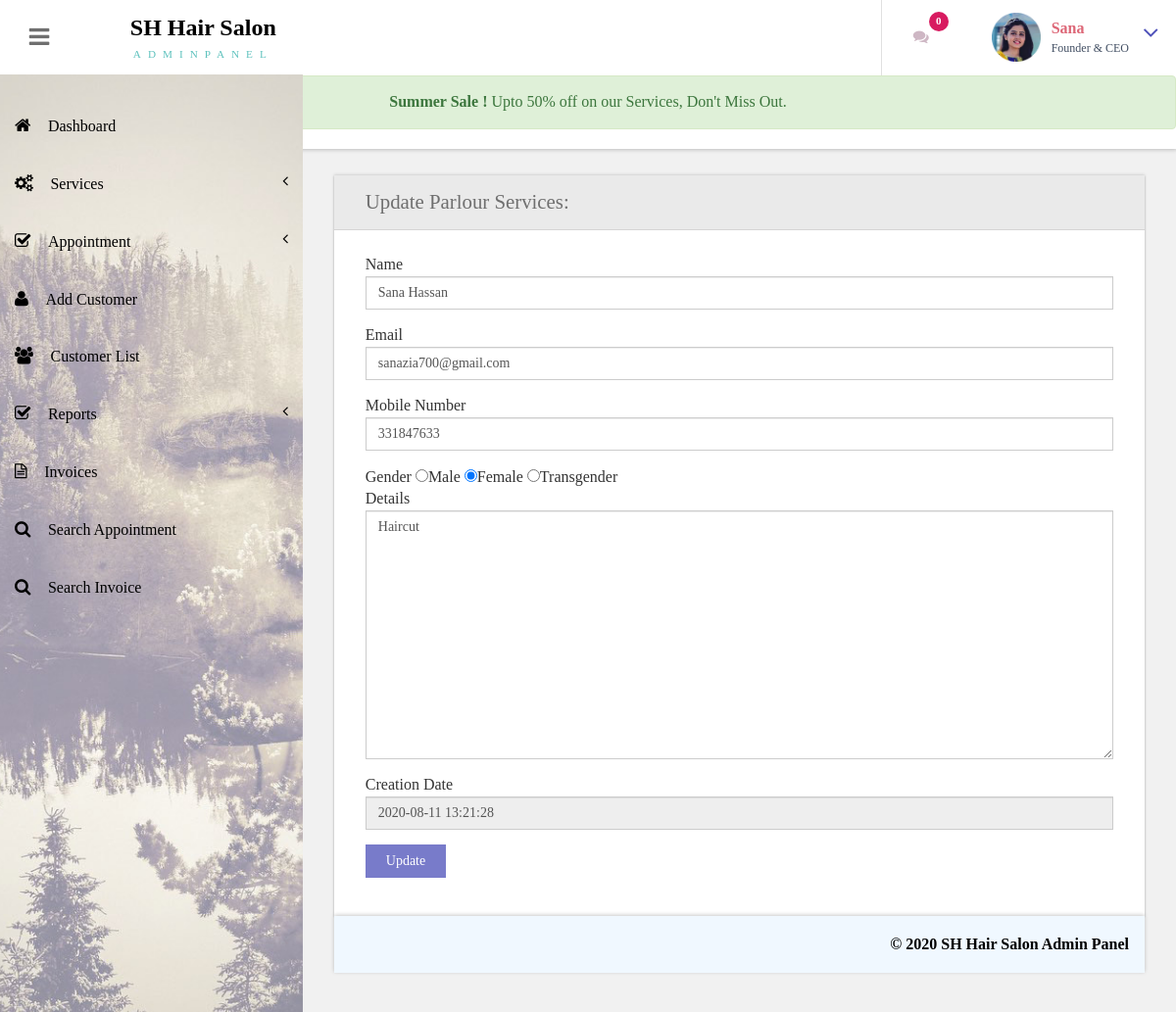
Screenshot of /hsms/admin/edit-customer-detailed.php?editid=6 (signed in) with the database file from the repository.
### tables this page shows
CREATE TABLE `tblcustomers` (
  `ID` int(10) NOT NULL,
  `Name` varchar(120) DEFAULT NULL,
  `Email` varchar(200) DEFAULT NULL,
  `MobileNumber` bigint(11) DEFAULT NULL,
  `Gender` enum('Female','Male','Transgender') DEFAULT NULL,
  `Details` mediumtext,
  `CreationDate` timestamp NULL DEFAULT CURRENT_TIMESTAMP,
  `UpdationDate` timestamp NULL DEFAULT NULL ON UPDATE CURRENT_TIMESTAMP
);

### hsms/admin/edit-customer-detailed.php (the view, shortened to what this page needs)
<?php
include('includes/dbconnection.php');
if (strlen($_SESSION['bpmsaid']==0)) {
  header('location:logout.php');
  } else{
  ?>
<!DOCTYPE HTML>
<html>
<head>
<link href="css/bootstrap.css" rel='stylesheet' type='text/css' />
<link href="css/style.css" rel='stylesheet' type='text/css' />
<link href="css/font-awesome.css" rel="stylesheet">
<link href="css/animate.css" rel="stylesheet" type="text/css" media="all">
<link href="css/custom.css" rel="stylesheet">
</head>
<body class="cbp-spmenu-push">
	<div class="main-content">
		 <?php include_once('includes/sidebar.php');?>
	 <?php include_once('includes/header.php');?>
		<div id="page-wrapper">
			<div class="main-page">
				<div class="forms">
					<h3 class="title1">Update Services</h3>
					<div class="form-grids row widget-shadow" data-example-id="basic-forms">
						<div class="form-title">
							<h4>Update Parlour Services:</h4>
						</div>
						<div class="form-body">
							<form method="post">
  <?php
 $cid=$_GET['editid'];
$ret=mysqli_query($con,"select * from  tblcustomers where ID='$cid'");
while ($row=mysqli_fetch_array($ret)) {
?>
							 <div class="form-group"> <label for="exampleInputEmail1">Name</label> <input type="text" class="form-control" id="name" name="name"  value="<?php  echo $row['Name'];?>" required="true"> </div> <div class="form-group"> <label for="exampleInputPassword1">Email</label> <input type="text" id="email" name="email" class="form-control"  value="<?php  echo $row['Email'];?>" required="true"> </div>
							 <div class="form-group"> <label for="exampleInputPassword1">Mobile Number</label> <input type="text" id="mobilenum" name="mobilenum" class="form-control"  value="<?php  echo $row['MobileNumber'];?>" required="true"> </div>
							 <div class="form-group"> <label for="exampleInputPassword1">Gender</label> <?php if($row['Gender']=="Male")
{?><input type="radio" id="gender" name="gender" value="Male" checked="true">Male
                     <input type="radio" name="gender" value="Female">Female
                     <input type="radio" name="gender" value="Transgender">Transgender
                   <?php } ?>
<?php if($row['Gender']=="Female")
{?><input type="radio" id="gender" name="gender" value="Male" >Male
                     <input type="radio" name="gender" value="Female" checked="true">Female
                     <input type="radio" name="gender" value="Transgender">Transgender
                   <?php }
                    else {?>
 <input type="radio" id="gender" name="gender" value="Male" >Male
  <input type="radio" name="gender" value="Female" >Female
  <input type="radio" name="gender" value="Transgender" checked="true">Transgender
                   <?php }?>
                   <div class="form-group"> <label for="exampleInputEmail1">Details</label> <textarea type="text" class="form-control" id="details" name="details" placeholder="Details" required="true" rows="12" cols="4"><?php  echo $row['Details'];?></textarea> </div>
                   <div class="form-group"> <label for="exampleInputPassword1">Creation Date</label> <input type="text" id="" name="" class="form-control"  value="<?php  echo $row['CreationDate'];?>" readonly='true'> </div>
							 <?php } ?>
							  <button type="submit" name="submit" class="btn btn-default">Update</button> </form>
						</div>
					</div>
			</div>
		</div>
		 <?php include_once('includes/footer.php');?>
	</div>
</body>
</html>
<?php } ?>

### hsms/admin/includes/header.php (shortened to what this page needs)
<div class="sticky-header header-section ">
      <div class="header-left">
        <button id="showLeftPush"><i class="fa fa-bars"></i></button>
        <div class="logo">
          <a href="index.php">
            <h1>SH Hair Salon</h1>
            <span>ADMINPANEL</span>
          </a>
        </div>
      </div>
      <div class="header-right">
        <div class="profile_details_left">
          <ul class="nofitications-dropdown">
            <?php
$ret1=mysqli_query($con,"select ID,Name from  tblappointment where Status=''");
$num=mysqli_num_rows($ret1);
?>
            <li class="dropdown head-dpdn">
              <a href="#" class="dropdown-toggle" data-toggle="dropdown" aria-expanded="false"><i class="fa fa-comments"></i><span class="badge blue"><?php echo $num;?></span></a>
            </li>
          </ul>
          <div class="clearfix"> </div>
        </div>
        <div class="profile_details">
        <?php
$adid=$_SESSION['bpmsaid'];
$ret=mysqli_query($con,"select AdminName from tbladmin where ID='$adid'");
$row=mysqli_fetch_array($ret);
$name=$row['AdminName'];
?>
          <ul>
            <li class="dropdown profile_details_drop">
              <a href="#" class="dropdown-toggle" data-toggle="dropdown" aria-expanded="false">
                <div class="profile_img">
                  <span class="prfil-img"><img src="images/user1.png" alt="" width="50" height="50"> </span>
                  <div class="user-name">
                    <p style="font-weight: bold;"><?php echo $name; ?></p>
                    <span>Founder & CEO</span>
                  </div>
                  <i class="fa fa-angle-down lnr"></i>
                  <div class="clearfix"></div>
                </div>
              </a>
            </li>
          </ul>
        </div>
      </div>
      <div class="clearfix"> </div>
      <div class="alert alert-success" role="alert" align="center">
        <strong>Summer Sale !</strong> Upto 50% off on our Services, Don't Miss Out.
      </div>
    </div>

### hsms/admin/css/style.css (style rules this page uses)
h4, h5, h6, h1, h2, h3 { margin: 0; }
ul, ol { margin: 0; }
p { margin: 0; }
html, body { font-family: 'Dancing Script', cursive; font-size: 100%; overflow-x: hidden; background: #ffffff; }
body a { transition: 0.5s all ease; -webkit-transition: 0.5s all ease; -moz-transition: 0.5s all ease; -o-transition: 0.5s all ease; -ms-transition: 0.5s all ease; text-decoration:none; }
h1,h2,h3,h4,h5,h6 { margin:0; }
p { margin:0; }
ul,label { margin:0; padding:0; }
.main-content { position: relative; }
.sticky-header { position: fixed; top: 0; left:0px; width: 100%; z-index: 100; }
.header-section { background:#FFF; box-shadow: 1px 1px 4px rgba(0, 0, 0, 0.21); -webkit-box-shadow: 1px 1px 4px rgba(0, 0, 0, 0.21); -moz-box-shadow: 1px 1px 4px rgba(0, 0, 0, 0.21); -o-box-shadow: 1px 1px 4px rgba(0, 0, 0, 0.21); }
.header-section::after { clear: both; display: block; content: ''; }
.header-left { float: left; width: 45%; }
.header-right { float: right; }
button#showLeftPush { font-size: 1.5em; width: 80px; padding: 0.87em 0; text-align: center; cursor: pointer; float: left; color: #6F6F6F; -moz-transition: all 0.2s ease-out 0s; -webkit-transition: all 0.2s ease-out 0s; transition: all 0.2s ease-out 0s; border: none; background-color: #fff; outline:none; }
.cbp-spmenu-push { overflow-x: hidden; position: relative; }
.cbp-spmenu, .cbp-spmenu-push { -webkit-transition: all 0.3s ease; -moz-transition: all 0.3s ease; transition: all 0.3s ease; }
.cbp-spmenu-push div#page-wrapper { margin: 0 0 0 19.3em; transition:.5s all; -webkit-transition:.5s all; -moz-transition:.5s all; }
.fa { display: inline-block; font-family: FontAwesome; font-style: normal; font-weight: normal; line-height: 1; -webkit-font-smoothing: antialiased; -moz-osx-font-smoothing: grayscale; }
.logo { background: #ffffff; text-align: center; float: left; }
.logo a { padding: 0.9em 3.3em .7em; display: block; text-decoration: none; }
.logo a h1 { color: #000000; font-size: 1.5em; line-height: 1.2em; font-weight: 700; }
.logo a span { color: #5dc1bd; font-size: .7em; text-align: center; letter-spacing: 7px; }
.profile_details_left { float: left; }
li.dropdown.head-dpdn { display: inline-block; padding: 1.7em 0; border-left: 1px solid #E0E0E0; float: left; }
li.dropdown.head-dpdn a.dropdown-toggle { padding: 1.7em 2em; }
.header-right span.badge { font-size: 11px; font-weight: bold; color: #FFF; background: #8BC34A; line-height: 15px; width: 20px; height: 20px; border-radius: 2em; -webkit-border-radius: 2em; -moz-border-radius: 2em; -o-border-radius: 2em; text-align: center; display: inline-block; position: absolute; top: 16%; padding: 2px 0 0; }
.header-right span.blue { background-color:#D81B60; }
.profile_details { float: right; }
.profile_details_drop a.dropdown-toggle { display:block; padding: 0.8em 3em 0 2em; }
.profile_img span.prfil-img { float:left; }
.user-name { float:left; margin-top:8px; margin-left:11px; height:35px; }
.profile_details ul li { list-style-type:none; position:relative; }
.profile_details li a i.fa.lnr { position: absolute; top: 34%; right: 8%; color: #4F52BA; font-size: 1.6em; }
.user-name p { font-size:1em; color:#DD6777; line-height:1em; font-weight:700; }
.user-name span { font-size: .75em; font-weight:bolder; color: #424f63; font-weight: normal; margin-top: .3em; }
.charts,.row { margin: 2em 0 0; }
.widget-shadow { background-color: #fff; box-shadow: 0 -1px 3px rgba(0,0,0,.12),0 1px 2px rgba(0,0,0,.24); -webkit-box-shadow: 0 -1px 3px rgba(0,0,0,.12),0 1px 2px rgba(0,0,0,.24); -moz-box-shadow: 0 -1px 3px rgba(0,0,0,.12),0 1px 2px rgba(0,0,0,.24); }
h3.title1 { font-size: 2em; color: #e94e02; margin-bottom: 0.8em; }
.forms h3.title1 { margin-bottom:0; }
.forms h4 { font-size: 1.3em; color: #6F6F6F; }
.form-title { padding: 1em 2em; background-color: #EAEAEA; border-bottom: 1px solid #D6D5D5; }
.form-body { padding: 1.5em 2em; }
.forms label { font-weight: 400; }
.form-control { border-radius: inherit; }
.forms button.btn.btn-default { background-color: rgba(97, 100, 193, 0.85); color: #fff; padding: .5em 1.5em; border: none; outline:none; border-radius: inherit; }

### hsms/admin/css/custom.css (style rules this page uses)
#page-wrapper { padding:7em 2em 2.5em; background-color: #F1F1F1; }

### rows the page displays
tblcustomers: name "Sana Hassan", email "sanazia700@gmail.com", mobilenum "331847633", details "Haircut", CreationDate "2020-08-11 13:21:28"

### other values shown
$num "0"
$name "Sana"
